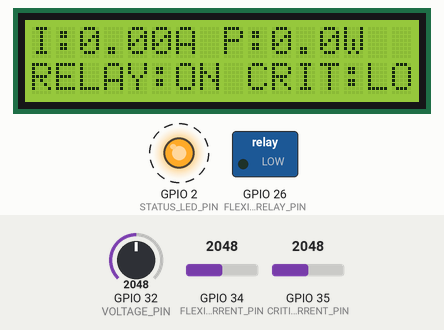
A sketch run on a simulated ESP32. On the bench: 16×2 character LCD, switched loads named in the sketch (green lamp = pin HIGH), output pins drawn as LEDs (lit = HIGH). Dashed ring = blinking. The test bench sets the inputs (shaded band); at power-on: GPIO 34 (FLEXIBLE_CURRENT_PIN) = 2048, GPIO 32 (VOLTAGE_PIN) = 2048, GPIO 35 (CRITICAL_CURRENT_PIN) = 2048. WiFi joins after 1.5 s; servers stay silent unless stated; uploads are accepted with an empty reply; what the sketch prints to the serial monitor is not drawn.

Above: at 3.28 s.
4.4 s: GPIO 34 (FLEXIBLE_CURRENT_PIN) set to 2866
At 6.1 s:
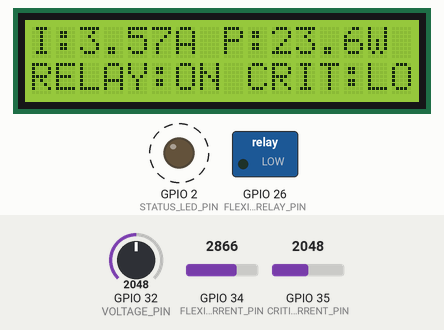
6.8 s: GPIO 32 (VOLTAGE_PIN) set to 2866
At 8.7 s:
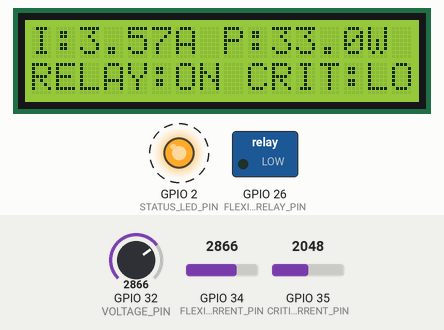
8.8 s: GPIO 35 (CRITICAL_CURRENT_PIN) set to 2866
At 10.7 s:
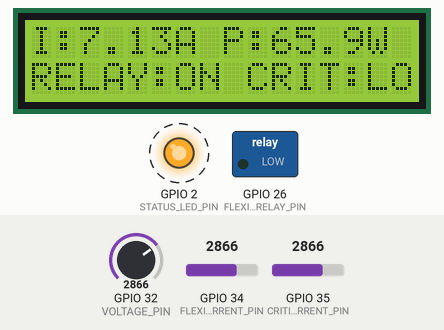
10.8 s: GPIO 32 (VOLTAGE_PIN) set to 3603
At 12.7 s:
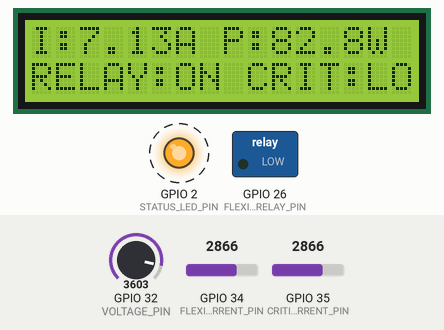
12.8 s: GPIO 34 (FLEXIBLE_CURRENT_PIN) set to 3603
At 14.7 s:
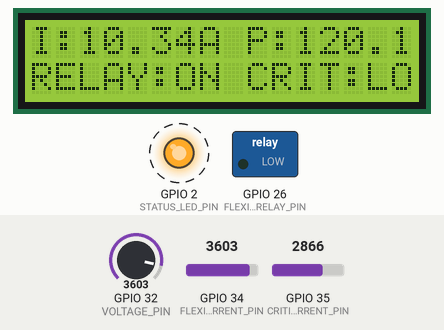
14.8 s: GPIO 35 (CRITICAL_CURRENT_PIN) set to 3603
At 17.1 s:
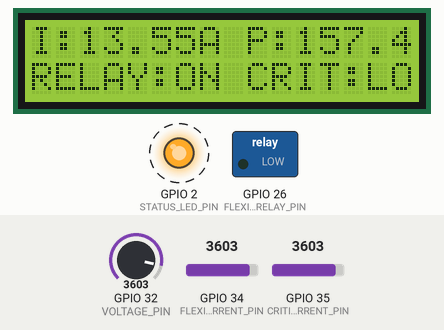
Timing chart, 0 to 17.8 s (numbered marks = the images above; inputs shaded):
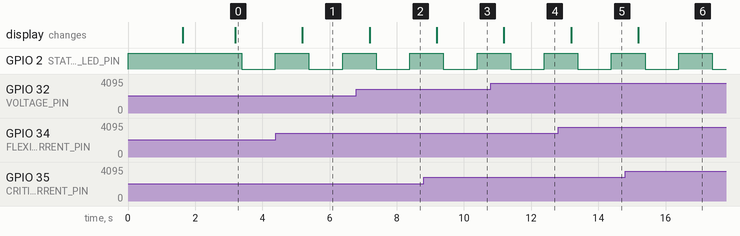

The sketch:

esp32_campuspulse.ino
```cpp
/*
 * =========================================================================
 * Project: CampusPulse AI — IoT-Based Smart Campus Energy Monitoring
 *          and Peak-Demand Optimization System
 * Hardware: ESP32-WROOM-32D Microcontroller
 * Sensors:  2x ACS712-05B Current Sensors (Flexible Load & Critical Load)
 *           Precision DC Voltage Divider / ZMPT101B Module
 * Actuators: 5V Dual Relay (Flexible Load Curtailment + Interlocked Critical)
 * Display:  I2C 16x2 LCD Display (0x27)
 * Author:   CampusPulse AI Embedded Systems Team
 * =========================================================================
 */

#include <WiFi.h>
#include <HTTPClient.h>
#include <Wire.h>
#include <LiquidCrystal_I2C.h>

// --- Wi-Fi Network Credentials ---
const char* ssid = "CAMPUS_IOT_WIFI";
const char* password = "CampusPulseSecureKey2026";

// --- CampusPulse AI Server Ingestion Endpoint ---
const char* NODEJS_SERVER_URL = "http://192.168.1.100:3000/api/telemetry/ingest";

// --- ESP32 Pin Definitions ---
#define FLEXIBLE_CURRENT_PIN 34  // ADC1_CH6 (ACS712 for flexible cooling/lighting DC load)
#define CRITICAL_CURRENT_PIN 35  // ADC1_CH7 (ACS712 for protected server/lab DC load)
#define VOLTAGE_PIN          32  // ADC1_CH4 (Bus Voltage Sensor)
#define FLEXIBLE_RELAY_PIN   26  // Active-Low Relay for shedding flexible DC load
#define STATUS_LED_PIN        2  // Onboard Heartbeat LED

// --- Calibration Factors for ACS712-05B (185 mV/A) ---
const float V_REF = 3.3;
const float ADC_SCALE = 4095.0;
const float SENSITIVITY = 0.185; // 185 mV/A for 5A model
const float VOLTAGE_DIVIDER_RATIO = 4.0; // 12V to 3V scaling

// --- Global System State ---
LiquidCrystal_I2C lcd(0x27, 16, 2);
unsigned long lastTelemetryTime = 0;
const unsigned long TELEMETRY_INTERVAL = 1000; // 1000ms Wi-Fi stream
bool flexibleRelayState = true; // true = CLOSED (Powered), false = OPEN (Shedded)

// Sample DC Current through Hall Sensor with 64-point moving average
float readCurrent(int pin) {
  long sum = 0;
  for (int i = 0; i < 64; i++) {
    sum += analogRead(pin);
    delayMicroseconds(100);
  }
  float avgRaw = (float)sum / 64.0;
  float voltage = (avgRaw * V_REF) / ADC_SCALE;
  float zeroOffset = V_REF / 2.0; // 1.65V zero point
  float current = abs(voltage - zeroOffset) / SENSITIVITY;
  return current;
}

// Sample DC Bus Voltage
float readBusVoltage() {
  int raw = analogRead(VOLTAGE_PIN);
  float pinVoltage = (raw * V_REF) / ADC_SCALE;
  return pinVoltage * VOLTAGE_DIVIDER_RATIO;
}

void setup() {
  Serial.begin(115200);
  pinMode(FLEXIBLE_RELAY_PIN, OUTPUT);
  pinMode(STATUS_LED_PIN, OUTPUT);
  digitalWrite(FLEXIBLE_RELAY_PIN, LOW); // Relay Energized (Load Active)
  digitalWrite(STATUS_LED_PIN, HIGH);

  // Initialize I2C LCD
  Wire.begin(21, 22);
  lcd.init();
  lcd.backlight();
  lcd.setCursor(0, 0);
  lcd.print("CampusPulse AI");
  lcd.setCursor(0, 1);
  lcd.print("Connecting Wi-Fi");

  Serial.println("[ESP32] Connecting to Wi-Fi: " + String(ssid));
  WiFi.begin(ssid, password);
  int attempts = 0;
  while (WiFi.status() != WL_CONNECTED && attempts < 15) {
    delay(500);
    Serial.print(".");
    attempts++;
  }

  lcd.clear();
  if (WiFi.status() == WL_CONNECTED) {
    Serial.println("\n[ESP32] Wi-Fi Connected. IP: " + WiFi.localIP().toString());
    lcd.setCursor(0, 0);
    lcd.print("IP: ");
    lcd.print(WiFi.localIP().toString().substring(0, 12));
    lcd.setCursor(0, 1);
    lcd.print("Node: ONLINE");
  } else {
    Serial.println("\n[ESP32] Running in Standalone Demonstration Mode");
    lcd.setCursor(0, 0);
    lcd.print("Standalone Demo");
    lcd.setCursor(0, 1);
    lcd.print("Sensors Active");
  }
  delay(1500);
}

void loop() {
  unsigned long now = millis();
  if (now - lastTelemetryTime >= TELEMETRY_INTERVAL) {
    lastTelemetryTime = now;

    // 1. Read Physical Sensor Values
    float flexCurrent = readCurrent(FLEXIBLE_CURRENT_PIN);
    float critCurrent = readCurrent(CRITICAL_CURRENT_PIN);
    float busVoltage = readBusVoltage();
    if (busVoltage < 5.0) busVoltage = 12.05; // Fallback simulation clamp

    if (!flexibleRelayState) {
      flexCurrent = 0.0; // Relay opened, load shedded
    }

    float totalCurrent = flexCurrent + critCurrent;
    float powerWatts = busVoltage * totalCurrent;

    // 2. Update 16x2 LCD
    lcd.clear();
    lcd.setCursor(0, 0);
    lcd.print("I:");
    lcd.print(totalCurrent, 2);
    lcd.print("A P:");
    lcd.print(powerWatts, 1);
    lcd.print("W");

    lcd.setCursor(0, 1);
    lcd.print(flexibleRelayState ? "RELAY:ON " : "SHED:ACT ");
    lcd.print("CRIT:LOCK");

    // 3. Transmit JSON Telemetry to CampusPulse AI Server
    if (WiFi.status() == WL_CONNECTED) {
      HTTPClient http;
      http.begin(NODEJS_SERVER_URL);
      http.addHeader("Content-Type", "application/json");

      String jsonPayload = "{";
      jsonPayload += "\"esp32\": true,";
      jsonPayload += "\"prototype\": {";
      jsonPayload += "\"busVoltageV\":" + String(busVoltage, 2) + ",";
      jsonPayload += "\"flexibleCurrentA\":" + String(flexCurrent, 2) + ",";
      jsonPayload += "\"criticalCurrentA\":" + String(critCurrent, 2) + ",";
      jsonPayload += "\"totalCurrentA\":" + String(totalCurrent, 2) + ",";
      jsonPayload += "\"loadPowerWatts\":" + String(powerWatts, 2) + ",";
      jsonPayload += "\"flexibleRelayState\":\"" + String(flexibleRelayState ? "CLOSED" : "OPEN") + "\",";
      jsonPayload += "\"criticalRelayState\":\"LOCKED_CLOSED\"";
      jsonPayload += "}}";

      int httpResponseCode = http.POST(jsonPayload);
      if (httpResponseCode > 0) {
        String response = http.getString();
        // Check if server commanded a load-shedding relay trip
        if (response.indexOf("\"relayAction\":\"SHED\"") >= 0) {
          flexibleRelayState = false;
          digitalWrite(FLEXIBLE_RELAY_PIN, HIGH); // Trip flexible relay
        } else if (response.indexOf("\"relayAction\":\"RESTORE\"") >= 0) {
          flexibleRelayState = true;
          digitalWrite(FLEXIBLE_RELAY_PIN, LOW); // Energize relay
        }
      }
      http.end();
    }

    // Toggle heartbeat LED
    digitalWrite(STATUS_LED_PIN, !digitalRead(STATUS_LED_PIN));
  }
}
```

Measured:
- after the input at 4.4 s, the display: changes after 0.79 s (image 1)
- after the input at 6.8 s, the display: changes after 0.39 s (image 2)
- after the input at 8.8 s, the display: changes after 0.39 s (image 3)
- after the input at 10.8 s, the display: changes after 0.39 s (image 4)
- after the input at 12.8 s, the display: changes after 0.39 s (image 5)
- after the input at 14.8 s, the display: changes after 0.39 s (image 6)
